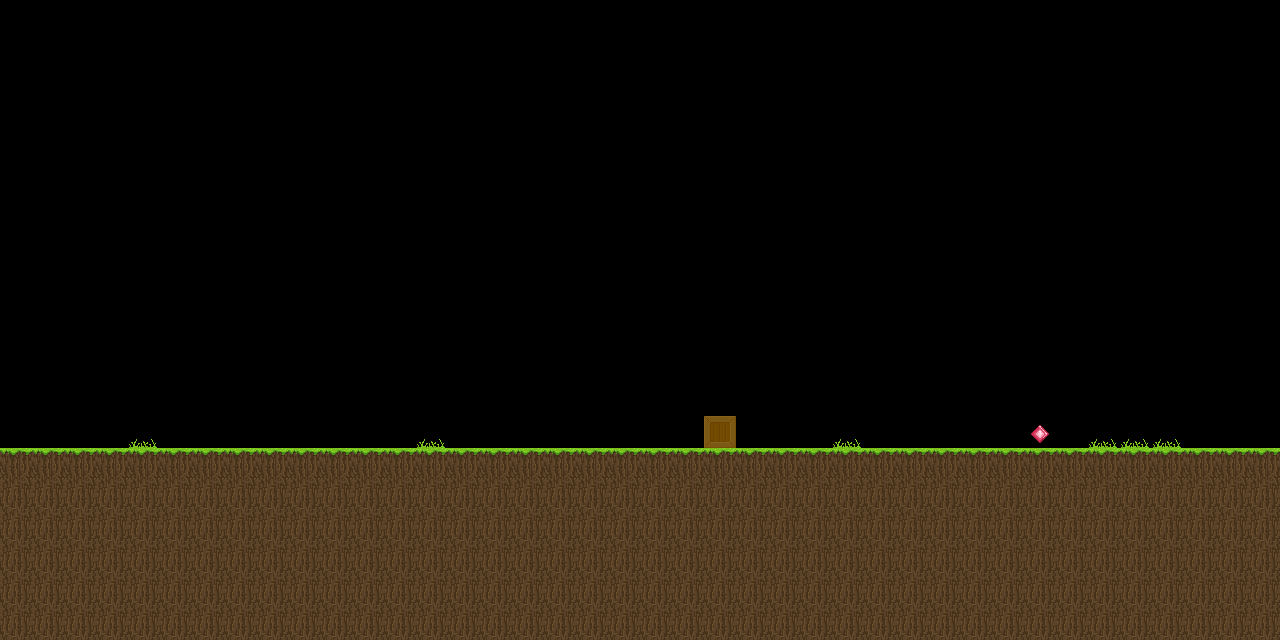

A level layout from a 2D game, rendered from its tile map. Below: a short description, then the map file with its tile-grid data intact:
An orthogonal 40x20 tile map with 32x32 px tiles, 1 tile layer (Tile Layer 1).

<map version="1.10" tiledversion="1.11.0" orientation="orthogonal" renderorder="right-down" width="40" height="20" tilewidth="32" tileheight="32" infinite="0" nextlayerid="2" nextobjectid="1">
 <editorsettings>
  <export target="level1.csv" format="csv" />
 </editorsettings>
 <tileset firstgid="1" source="main_tileset.tsx" />
 <layer id="1" name="Tile Layer 1" width="40" height="20">
  <data encoding="csv">
0,0,0,0,0,0,0,0,0,0,0,0,0,0,0,0,0,0,0,0,0,0,0,0,0,0,0,0,0,0,0,0,0,0,0,0,0,0,0,0,
0,0,0,0,0,0,0,0,0,0,0,0,0,0,0,0,0,0,0,0,0,0,0,0,0,0,0,0,0,0,0,0,0,0,0,0,0,0,0,0,
0,0,0,0,0,0,0,0,0,0,0,0,0,0,0,0,0,0,0,0,0,0,0,0,0,0,0,0,0,0,0,0,0,0,0,0,0,0,0,0,
0,0,0,0,0,0,0,0,0,0,0,0,0,0,0,0,0,0,0,0,0,0,0,0,0,0,0,0,0,0,0,0,0,0,0,0,0,0,0,0,
0,0,0,0,0,0,0,0,0,0,0,0,0,0,0,0,0,0,0,0,0,0,0,0,0,0,0,0,0,0,0,0,0,0,0,0,0,0,0,0,
0,0,0,0,0,0,0,0,0,0,0,0,0,0,0,0,0,0,0,0,0,0,0,0,0,0,0,0,0,0,0,0,0,0,0,0,0,0,0,0,
0,0,0,0,0,0,0,0,0,0,0,0,0,0,0,0,0,0,0,0,0,0,0,0,0,0,0,0,0,0,0,0,0,0,0,0,0,0,0,0,
0,0,0,0,0,0,0,0,0,0,0,0,0,0,0,0,0,0,0,0,0,0,0,0,0,0,0,0,0,0,0,0,0,0,0,0,0,0,0,0,
0,0,0,0,0,0,0,0,0,0,0,0,0,0,0,0,0,0,0,0,0,0,0,0,0,0,0,0,0,0,0,0,0,0,0,0,0,0,0,0,
0,0,0,0,0,0,0,0,0,0,0,0,0,0,0,0,0,0,0,0,0,0,0,0,0,0,0,0,0,0,0,0,0,0,0,0,0,0,0,0,
0,0,0,0,0,0,0,0,0,0,0,0,0,0,0,0,0,0,0,0,0,0,0,0,0,0,0,0,0,0,0,0,0,0,0,0,0,0,0,0,
0,0,0,0,0,0,0,0,0,0,0,0,0,0,0,0,0,0,0,0,0,0,0,0,0,0,0,0,0,0,0,0,0,0,0,0,0,0,0,0,
0,0,0,0,0,0,0,0,0,0,0,0,0,0,0,0,0,0,0,0,0,0,0,0,0,0,0,0,0,0,0,0,0,0,0,0,0,0,0,0,
0,0,0,0,5,0,0,0,0,0,0,0,0,5,0,0,0,0,0,0,0,0,3,0,0,0,5,0,0,0,0,0,4,0,5,5,5,0,0,0,
1,1,1,1,1,1,1,1,1,1,1,1,1,1,1,1,1,1,1,1,1,1,1,1,1,1,1,1,1,1,1,1,1,1,1,1,1,1,1,1,
2,2,2,2,2,2,2,2,2,2,2,2,2,2,2,2,2,2,2,2,2,2,2,2,2,2,2,2,2,2,2,2,2,2,2,2,2,2,2,2,
2,2,2,2,2,2,2,2,2,2,2,2,2,2,2,2,2,2,2,2,2,2,2,2,2,2,2,2,2,2,2,2,2,2,2,2,2,2,2,2,
2,2,2,2,2,2,2,2,2,2,2,2,2,2,2,2,2,2,2,2,2,2,2,2,2,2,2,2,2,2,2,2,2,2,2,2,2,2,2,2,
2,2,2,2,2,2,2,2,2,2,2,2,2,2,2,2,2,2,2,2,2,2,2,2,2,2,2,2,2,2,2,2,2,2,2,2,2,2,2,2,
2,2,2,2,2,2,2,2,2,2,2,2,2,2,2,2,2,2,2,2,2,2,2,2,2,2,2,2,2,2,2,2,2,2,2,2,2,2,2,2
</data>
 </layer>
</map>
